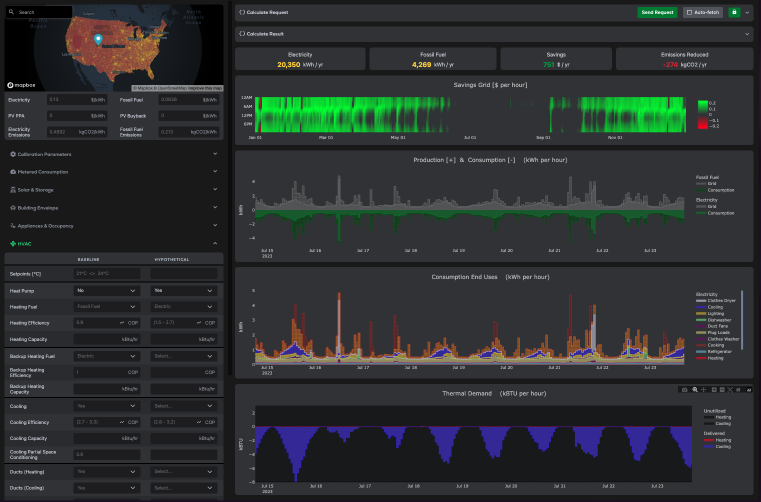
#> input picture gallery/images/heatpump_zoom1.png, 1521 x 1004 px (shown at 1/2 size); its folder holds only this picture in this run
$ python make_thumbnails.py
#> lines starting #> are read from the running program, lines starting #| are printed output that depends on the picture
"""
- recursively iterate through image files in ./images/**/*.ext
- create thumbnails of size MAX_SIZE x MAX_SIZE
  - maintain aspect ratio
  - fill the thumbnail with the image (cover)
  - crop to center
- save them in ./images/**/*.thumbnail.ext
"""

import os
from pathlib import Path
from PIL import Image


MAX_SIZE = 200
DIR = Path(__file__).resolve().parent / 'images'


def create_thumbnail(
    image_path: Path,
):
    image = Image.open(image_path)
#> image is the input picture: PIL image 1521x1004 RGBA; mean R, G, B, A 44, 48.2, 48, 255
    print(f"Creating thumbnail for '{image_path}' ({image.size})")
#| Creating thumbnail for 'gallery/images/heatpump_zoom1.png' ((1521, 1004))

    # Crop
    width, height = image.size
#> width = 1521; height = 1004
    if width > height:
        left = (width - height) / 2
#> left = 258.5
        right = (width + height) / 2
#> right = 1262.5
        top = 0
        bottom = height
#> bottom = 1004
    else:
        left = 0
        right = width
        top = (height - width) / 2
        bottom = (height + width) / 2
    image = image.crop((left, top, right, bottom))
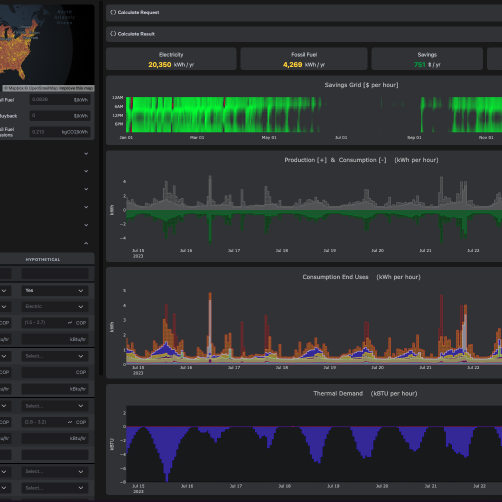
#> image: PIL image 1004x1004 RGBA (shown at 1/2 size); mean R, G, B, A 44.1, 49, 48.5, 255

    # Resize
    image.thumbnail((MAX_SIZE, MAX_SIZE))
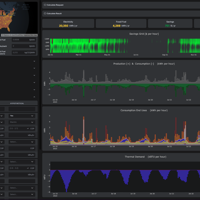
#> image: PIL image 200x200 RGBA; mean R, G, B, A 44.1, 49, 48.5, 255

    # Save
    thumbnail_path = image_path.with_suffix('.thumbnail' + image_path.suffix)
    image.save(thumbnail_path)


def main():
    for root, _, files in os.walk(DIR):
        for file in files:
            if 'thumbnail' in file:
                continue
            if file.lower().endswith('.jpg') or file.lower().endswith('.jpeg') or file.lower().endswith('.png'):
                create_thumbnail(Path(root) / file)


if __name__ == '__main__':
    main()
